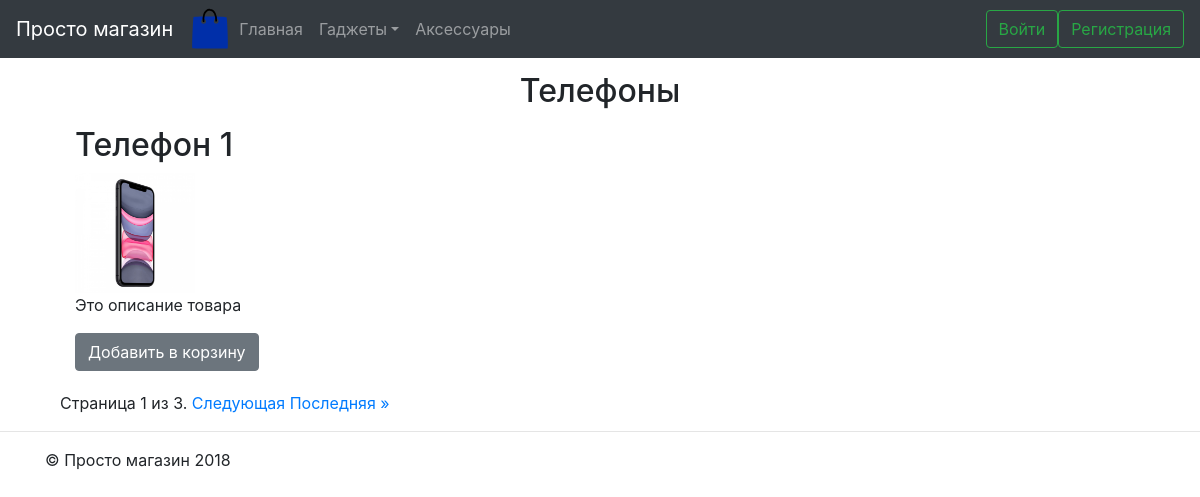
/category.html?category=PH, run on the app's committed database.
### articles/models.py (models this page shows, shortened)
class Category(models.Model):
    title = models.CharField(max_length=255, verbose_name='Название')
    short_name = models.CharField(max_length=8, verbose_name='Сокращение')
    description = models.CharField(max_length=255, verbose_name='Описание категории')
    class Meta:
        verbose_name = 'Категория товаров'
        verbose_name_plural = 'Категории товаров'

class Item(models.Model):
    title = models.CharField(max_length=255, verbose_name='Название')
    image = models.ImageField(null=True, blank=True, verbose_name='Изображение')
    type = models.ForeignKey('Category', blank=True, on_delete=models.DO_NOTHING)
    slug = models.SlugField(max_length=200, blank=True, default='')
    description = models.CharField(max_length=255, blank=True)
    class Meta:
        verbose_name = 'Товар'
        verbose_name_plural = 'Товары'

### articles/views.py (the view)
# urls.py: path('category.html', views.category, name='category'),
def category(request):
    template = 'shop/category.html'
    current_category = request.GET['category']
    items_list = Paginator(Item.objects.filter(type__short_name__contains=current_category), 1)
    page_number = request.GET.get('page')
    page_obj = items_list.get_page(page_number)
    category_name = Item.objects.filter(type__short_name__contains=current_category)[0].type.title
    context = {'items_list': items_list,
               'category_name': category_name,
               'page_obj': page_obj,
               'current_category': current_category}
    return render(request, template, context=context)

### articles/context_processor.py (called while the page is built)
def category_list(request):
    return {"category_list": Category.objects.all()}

### articles/templates/shop/category.html (shortened to what this page needs)
{% extends 'shop/layout.html' %}
{% block content %}
{% load static %}
<p role="main">
    <h2><p align="center">
        {{category_name}}
    </p></h2>
  <div class="container">
    <div class="col">
      {% for item in page_obj %}
        <div class="col-md-6">
            <h2>{{item.title}}</h2>
            <a href="/item-page.html?id={{item.id}}">
                <img src="{% static 'img'%}{{item.image.url}}" width="120">
            </a>
            <p>{{item.description}}</p>
            {% include "shop/button.html" %}
        </div>
      {% endfor %}
      <div class="pagination">
          <span class="step-links">
              <span class="current">
                  Страница {{ page_obj.number }} из {{ page_obj.paginator.num_pages }}.
              </span>
              {% if page_obj.has_next %}
                  <a href="?page={{ page_obj.next_page_number }}&category={{ current_category }}">Следующая</a>
                  <a href="?page={{ page_obj.paginator.num_pages }}&category={{ current_category }}">Последняя &raquo;</a>
              {% endif %}
          </span>
      </div>
    </div>
  </div>
{% include 'shop/footer.html' %}
{% endblock %}

### articles/templates/shop/button.html
{% if user.is_authenticated %}
<form method="post" action="add_to_cart.html">
    <input type="hidden" name="current" value="{{request.build_absolute_uri}}">
    <input type="hidden" name="item" value="{{item.id}}">
    <input type="submit" class="btn btn-secondary" value="Добавить в корзину">
    {% csrf_token %}
</form>
{% else %}
    <a href="login.html" class="btn btn-secondary">Добавить в корзину</a>
{% endif %}

### articles/static/css/main.css (style rules this page uses)
body { padding-top: 3.5rem; }
.pagination { margin: auto; margin-top: 20px; }

### data on the page
Category: title "Телефоны"
Item: title "Телефон 1", image (picture), description "Это описание товара"

### other printed values
{{ page_obj.number }} "1"
{{ page_obj.paginator.num_pages }} "3"
